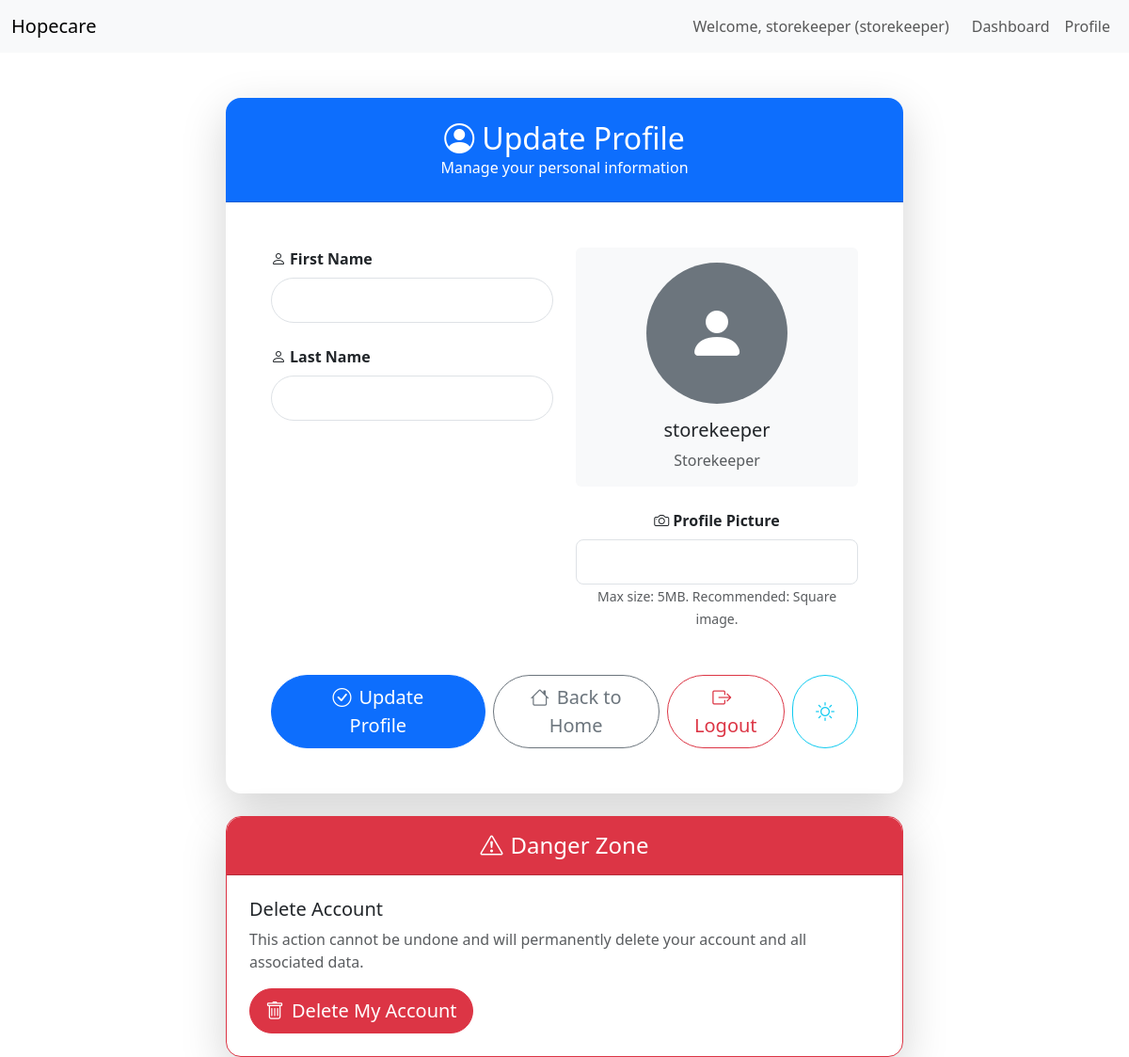
The page /accounts/profile/ (signed in) on the database its author committed.
### accounts/models.py (models this page shows, shortened)
class User(AbstractUser):
    ROLE_CHOICES = [
        ('welfare', 'Welfare'),
        ('storekeeper', 'Storekeeper'),
        ('admin', 'Admin'),
    ]
    GENDER_CHOICES = [
        ('male', 'Male'),
        ('female', 'Female'),
    ]
    role = models.CharField(max_length=20, choices=ROLE_CHOICES, default='welfare')
    profile_picture = CloudinaryField('image', blank=True, null=True)
    middle_name = models.CharField(max_length=30, blank=True, null=True)
    date_of_birth = models.DateField(blank=True, null=True)
    gender = models.CharField(max_length=10, choices=GENDER_CHOICES, blank=True, null=True)
    email = models.EmailField(unique=True)
    USERNAME_FIELD = 'email'
    REQUIRED_FIELDS = ['username', 'first_name', 'last_name']

### accounts/views.py (the view)
# urls.py: path('profile/', views.profile, name='profile'),
@login_required
def profile(request):
    if request.method == 'POST':
        form = UserProfileForm(request.POST, request.FILES, instance=request.user, user=request.user)
        if form.is_valid():
            form.save()
            messages.success(request, 'Profile updated successfully.')
            AuditLog.objects.create(user=request.user, action='Update Profile', details='User updated profile')
            return redirect('profile')
    else:
        form = UserProfileForm(instance=request.user, user=request.user)
    return render(request, 'accounts/profile.html', {'form': form})

### accounts/forms.py (shortened to what this page needs)
class UserProfileForm(forms.ModelForm):
    def __init__(self, *args, **kwargs):
        user = kwargs.pop('user', None)
        super().__init__(*args, **kwargs)
        if 'badge' in self.fields:
            self.fields.pop('badge', None)
        self.fields['first_name'].widget.attrs.update({'class': 'form-control form-control-lg rounded-pill'})
        self.fields['last_name'].widget.attrs.update({'class': 'form-control form-control-lg rounded-pill'})
        self.fields['profile_picture'].widget.attrs.update({'class': 'form-control form-control-lg'})
    class Meta:
        model = User
        fields = ['first_name', 'last_name', 'profile_picture']

### accounts/templates/accounts/profile.html (shortened to what this page needs)
{% extends 'base.html' %}
{% block content %}
<div class="container mt-5">
    <div class="row justify-content-center">
        <div class="col-lg-8">
            <div class="card shadow-lg border-0 rounded-4">
                <div class="card-header bg-primary text-white text-center py-4 rounded-top-4">
                    <h2 class="mb-0"><i class="bi bi-person-circle me-2"></i>Update Profile</h2>
                    <p class="mb-0">Manage your personal information</p>
                </div>
                <div class="card-body p-5">
                    <form method="post" enctype="multipart/form-data">
                        <div class="row">
                            <div class="col-md-6">
                                <div class="mb-4">
                                    <label for="{{ form.first_name.id_for_label }}" class="form-label fw-bold">
                                        <i class="bi bi-person me-1"></i>First Name
                                    </label>
                                    {{ form.first_name }}
                                </div>
                                <div class="mb-4">
                                    <label for="{{ form.last_name.id_for_label }}" class="form-label fw-bold">
                                        <i class="bi bi-person me-1"></i>Last Name
                                    </label>
                                    {{ form.last_name }}
                                </div>
                            </div>
                            <div class="col-md-6 text-center">
                                <div class="mb-4">
                                    <div class="card bg-light border-0">
                                        <div class="card-body">
                                            {% if request.user.profile_picture %}
                                                <img src="{{ request.user.profile_picture.url }}" alt="Profile Picture" class="img-fluid rounded-circle mb-3 shadow" style="max-width: 150px; height: 150px; object-fit: cover;">
                                            {% else %}
                                                <div class="bg-secondary rounded-circle d-inline-flex align-items-center justify-content-center mb-3" style="width: 150px; height: 150px;">
                                                    <i class="bi bi-person-fill text-white" style="font-size: 4rem;"></i>
                                                </div>
                                            {% endif %}
                                            <h5 class="card-title">{{ request.user.get_full_name|default:request.user.username }}</h5>
                                            <p class="card-text text-muted">{{ request.user.role|title }}</p>
                                        </div>
                                    </div>
                                </div>
                                <div class="mb-4">
                                    <label for="{{ form.profile_picture.id_for_label }}" class="form-label fw-bold">
                                        <i class="bi bi-camera me-1"></i>Profile Picture
                                    </label>
                                    {{ form.profile_picture }}
                                    <small class="form-text text-muted">Max size: 5MB. Recommended: Square image.</small>
                                </div>
                            </div>
                        </div>
                        <div class="d-grid gap-2 d-md-flex justify-content-md-center mt-4">
                            <button type="submit" class="btn btn-primary btn-lg rounded-pill px-5">
                                <i class="bi bi-check-circle me-2"></i>Update Profile
                            </button>
                            <a href="{% url 'home' %}" class="btn btn-outline-secondary btn-lg rounded-pill px-4">
                                <i class="bi bi-house me-2"></i>Back to Home
                            </a>
                            <a href="{% url 'logout' %}" class="btn btn-outline-danger btn-lg rounded-pill px-4">
                                <i class="bi bi-box-arrow-right me-2"></i>Logout
                            </a>
                            <button type="button" class="btn btn-outline-info btn-lg rounded-pill px-4" id="theme-toggle" onclick="toggleTheme()">
                                <i class="bi bi-sun"></i>
                            </button>
                        </div>
                    </form>
                </div>
            </div>
            <div class="card shadow-lg border-danger mt-4 rounded-4">
                <div class="card-header bg-danger text-white text-center py-3 rounded-top-4">
                    <h4 class="mb-0"><i class="bi bi-exclamation-triangle me-2"></i>Danger Zone</h4>
                </div>
                <div class="card-body p-4">
                    <h5>Delete Account</h5>
                    <p class="text-muted">This action cannot be undone and will permanently delete your account and all associated data.</p>
                    <form method="post" action="{% url 'delete_profile' %}" onsubmit="return confirm('Are you sure you want to delete your account? This cannot be undone.');">
                        <button type="submit" class="btn btn-danger btn-lg rounded-pill">
                            <i class="bi bi-trash me-2"></i>Delete My Account
                        </button>
                    </form>
                </div>
            </div>
        </div>
    </div>
</div>
{% endblock %}

### templates/base.html (shortened to what this page needs)
<!DOCTYPE html>
<html lang="en" data-bs-theme="light">
<head>
    <link href="https://cdn.jsdelivr.net/npm/bootstrap@5.3.0/dist/css/bootstrap.min.css" rel="stylesheet">
    <link rel="stylesheet" href="https://cdn.jsdelivr.net/npm/bootstrap-icons@1.11.3/font/bootstrap-icons.min.css">
</head>
<body>
    <nav id="main-navbar" class="navbar navbar-expand-lg navbar-light bg-light">
        <div class="container-fluid">
            <a class="navbar-brand" href="{% url 'home' %}">Hopecare</a>
            <div class="collapse navbar-collapse" id="navbarNav">
                <div class="navbar-nav ms-auto">
                    {% if user.is_authenticated %}
                        <span class="navbar-text me-3">Welcome, {{ user.get_full_name|default:user.username }} ({{ user.role }})</span>
                        {% if user.role == 'welfare' %}
                            <a class="nav-link" href="{% url 'welfare_dashboard' %}">Dashboard</a>
                        {% elif user.role == 'storekeeper' %}
                            <a class="nav-link" href="{% url 'storekeeper_dashboard' %}">Dashboard</a>
                        {% elif user.role == 'admin' %}
                            <a class="nav-link" href="{% url 'admin_dashboard' %}">Dashboard</a>
                        {% endif %}
                        <a class="nav-link" href="{% url 'profile' %}">Profile</a>
                    {% else %}
                        <a class="nav-link" href="{% url 'login' %}">Login</a>
                    {% endif %}
                </div>
            </div>
        </div>
    </nav>
    <div class="container mt-4">
        {% block content %}{% endblock %}
    </div>
</body>
</html>

### rows shown on the page
User: get_full_name "storekeeper", role "storekeeper", user.get_full_name "storekeeper", user.role "Storekeeper"
